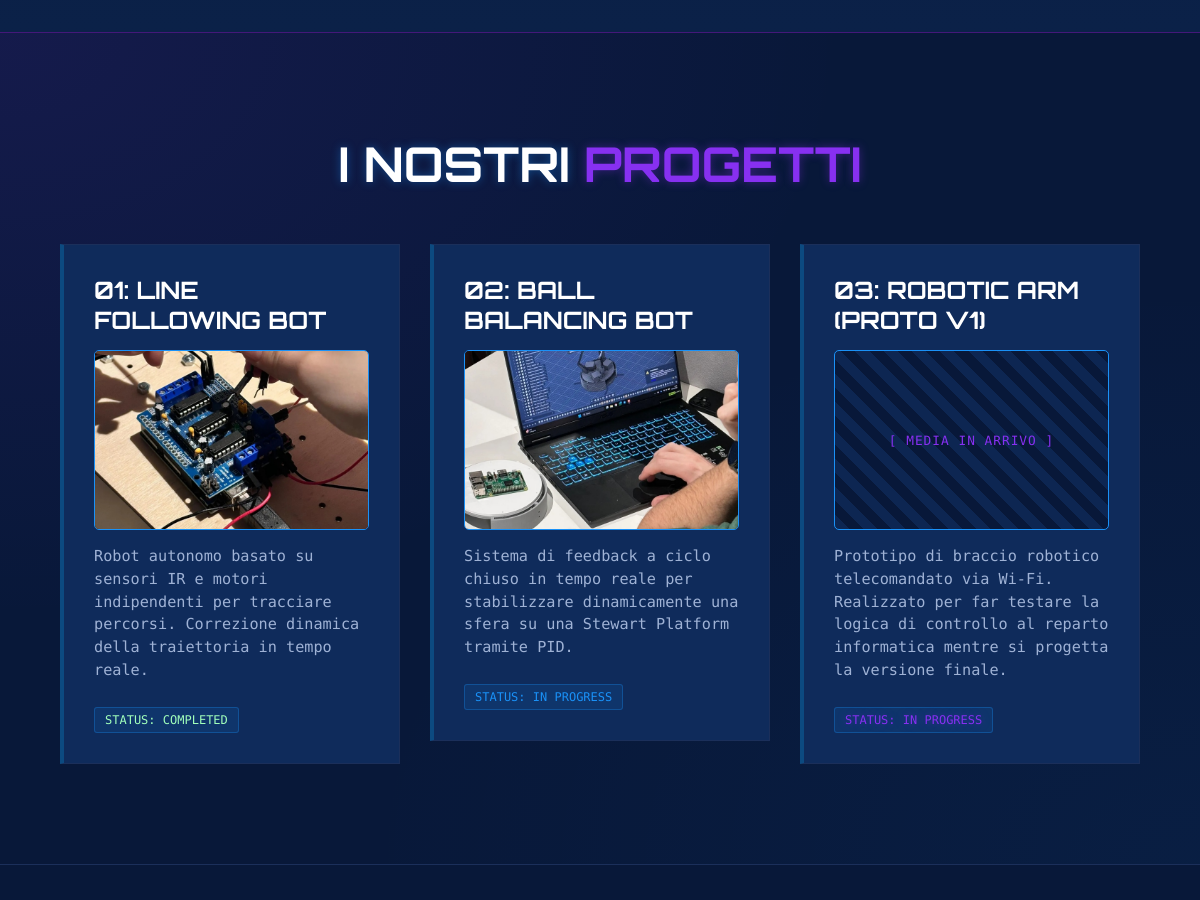
Before: / (middle part) with the older database file.
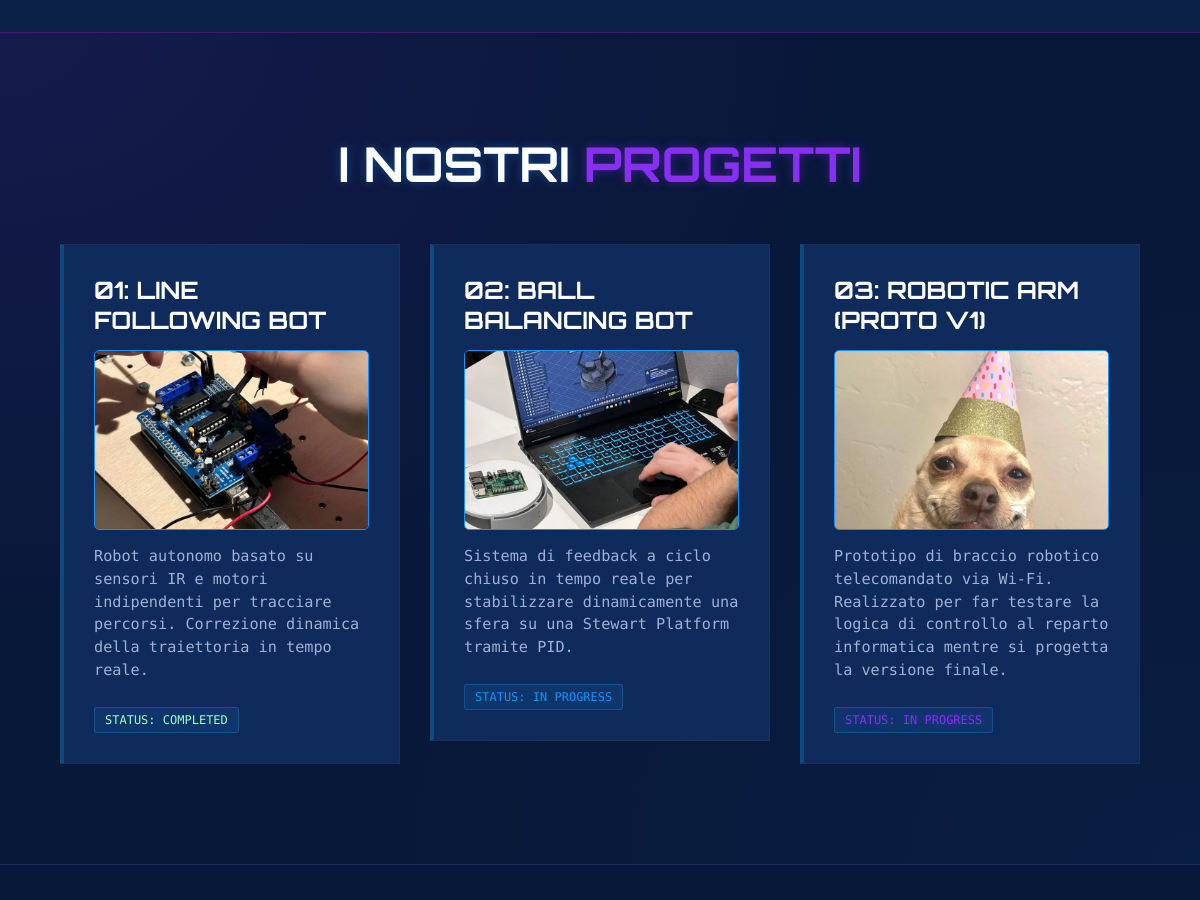
After: the same page with the newer database file.
### app.py (models this page shows)
class Project(db.Model):
    id = db.Column(db.Integer, primary_key=True)
    title = db.Column(db.String(200), nullable=False)
    short_desc = db.Column(db.Text, nullable=False)
    long_desc = db.Column(db.Text, nullable=False)
    status = db.Column(db.String(50))
    status_color = db.Column(db.String(50))
    order_num = db.Column(db.Integer, default=0)
    image_paths = db.Column(db.Text, nullable=True)
    video_url = db.Column(db.String(300), nullable=True)
    specs = db.Column(db.Text, nullable=True)

### app.py (the view)
@app.route('/')
def index():
    leaders = TeamMember.query.filter_by(manager_id=None).order_by(TeamMember.order_num).all()
    projects = Project.query.order_by(Project.order_num).all()
    return render_template('index.html', leaders=leaders, projects=projects)

### templates/index.html (shortened to what this page needs)
<!DOCTYPE html>
<html lang="it">
<head>
    <link rel="stylesheet" href="{{ url_for('static', filename='css/style.css') }}">
</head>
<body>
    <main id="main-content">
    <section class="dynamic-layout-section reveal">
    </section>
    <section class="projects-section reveal" id="projects">
        <h2 class="section-title neon-text">I NOSTRI <span class="magenta">PROGETTI</span></h2>
        <div class="projects-grid">
            {% for project in projects %}
            <a href="/project/{{ project.id }}" class="project-link reveal">
                <div class="project-card">
                    <div class="card-content">
                        <h3 class="card-title">0{{ loop.index }}: {{ project.title }}</h3>
                        {% if project.image_paths %}
                        <div class="card-media">
                            <img src="{{ url_for('static', filename='images/projects/' + project.image_paths.split(',')[0]) }}" alt="{{ project.title }}" loading="lazy">
                        </div>
                        {% else %}
                        <div class="card-media card-placeholder" aria-label="Immagine del progetto in aggiornamento">[ MEDIA IN ARRIVO ]</div>
                        {% endif %}
                        <p class="card-desc">{{ project.short_desc }}</p>
                        <span class="status {{ project.status_color or 'cyan' }}">STATUS: {{ project.status }}</span>
                    </div>
                </div>
            </a>
            {% endfor %}
        </div>
    </section>
    <section class="team-section reveal" id="team">
    </section>
    </main>
</body>
</html>

### static/css/style.css (style rules this page uses)
:root { --bg-color: #0b2148; --bg-color-deep: #081839; --surface-1: #0d2652; --surface-2: #0f2b5b; --surface-3: #12316b; --border-subtle: #1b2f5a; --text-main: #ffffff; --text-muted: #c6d6f2; --text-subtle: #9fb2d5; --text-dim: #7d90b3; --cyan: #1a91f7; --cyan-dim: #0c4a80; --magenta: #8730f1; --magenta-dim: #441879; --yellow: #a1ffbb; --cyan-rgb: 26, 145, 247; --magenta-rgb: 135, 48, 241; --yellow-rgb: 161, 255, 187; --font-head: 'Orbitron', sans-serif; --font-mono: 'Share Tech Mono', monospace; }
* { margin: 0; padding: 0; box-sizing: border-box; }
body { background-color: var(--bg-color); color: var(--text-main); font-family: var(--font-mono); overflow-x: hidden; }
.neon-text { text-shadow: 0 0 10px rgba(var(--cyan-rgb), 0.4); }
.cyan { color: var(--cyan); }
.magenta { color: var(--magenta); text-shadow: 0 0 10px rgba(var(--magenta-rgb), 0.4); }
.dynamic-layout-section { padding: 100px 5%; display: flex; flex-direction: column; align-items: center; background: linear-gradient(to bottom, var(--bg-color-deep) 0%, var(--bg-color) 100%); }
.section-title { font-family: var(--font-head); font-size: 3rem; margin-bottom: 5px; text-align: center; text-transform: uppercase; }
.projects-section { padding: 100px 5%; border-top: 1px solid var(--magenta-dim); background: var(--bg-color-deep); background-image: radial-gradient(ellipse at top left, rgba(var(--magenta-rgb),0.1) 0%, transparent 50%), radial-gradient(ellipse at bottom right, rgba(var(--cyan-rgb),0.05) 0%, transparent 50%); }
.projects-grid { display: grid; grid-template-columns: repeat(auto-fit, minmax(320px, 1fr)); gap: 30px; max-width: 1200px; margin: 0 auto; margin-top: 50px; }
.project-card { position: relative; background: var(--surface-2); border: 1px solid var(--border-subtle); padding: 30px; border-left: 4px solid var(--cyan-dim); transition: all 0.3s ease; cursor: pointer; overflow: hidden; }
.card-title { font-family: var(--font-head); font-size: 1.5rem; color: var(--text-main); margin-bottom: 15px; position: relative; z-index: 2; }
.card-desc { font-size: 0.95rem; line-height: 1.5; color: var(--text-subtle); margin-bottom: 25px; position: relative; z-index: 2; }
.status { position: relative; display: inline-block; padding: 5px 10px; background: rgba(var(--cyan-rgb), 0.1); color: var(--cyan); font-size: 0.75rem; border-radius: 3px; z-index: 2; border: 1px solid rgba(var(--cyan-rgb), 0.3); }
.project-link { text-decoration: none; display: block; }
.team-section { padding: 100px 5%; background: var(--bg-color-deep); border-top: 1px solid var(--border-subtle); }
html { scroll-behavior: smooth; scroll-padding-top: 76px; }
.card-media { height: 180px; margin-bottom: 15px; overflow: hidden; border: 1px solid var(--cyan); border-radius: 5px; background: var(--surface-1); }
.card-media img { display: block; width: 100%; height: 100%; object-fit: cover; transition: transform 400ms ease; }
.status.cyan { color: var(--cyan); }
.status.magenta { color: var(--magenta); }
.status.yellow { color: var(--yellow); }
.reveal { opacity: 0; transform: translateY(20px); transition: opacity 500ms ease, transform 500ms ease; }
.reveal.is-visible { opacity: 1; transform: none; }

Changed rows visible on the page:
changed Project "ROBOTIC ARM (PROTO V1)": image_paths: picture added; no longer shows "[ MEDIA IN ARRIVO ]"
